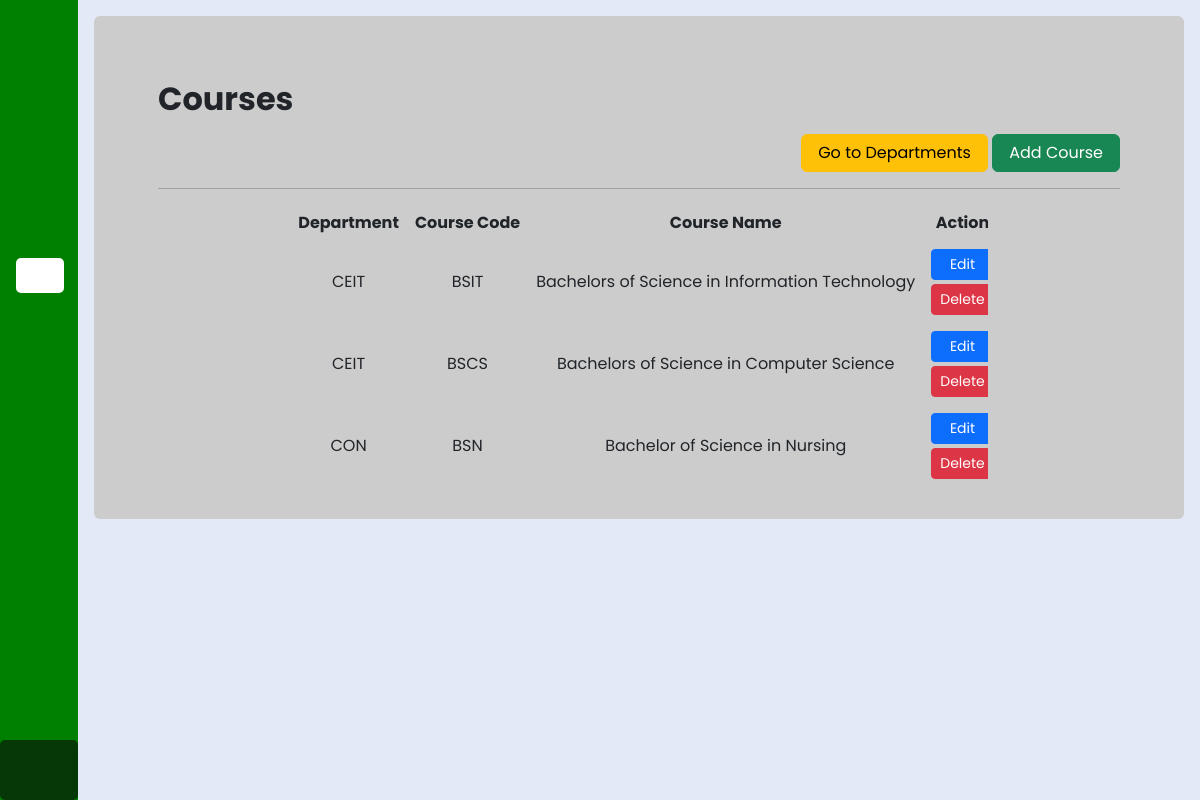
Page /admin/course.php (signed in) on the committed database.
### tables this page shows
CREATE TABLE `courses` (
  `course_id` int(11) NOT NULL,
  `department_id` int(11) NOT NULL,
  `course_code` varchar(10) NOT NULL,
  `course_name` varchar(100) NOT NULL
);

CREATE TABLE `departments` (
  `dept_id` int(11) NOT NULL,
  `dept_code` varchar(10) DEFAULT NULL,
  `dept_name` varchar(100) NOT NULL
);

### admin/course.php (the view, shortened to what this page needs)
<?php
include '../connectDB.php';
    $itemsPerPage = 5;
    $request = "SELECT courses.*, departments.dept_code
            FROM courses
            INNER JOIN departments ON courses.department_id = departments.dept_id
            ORDER BY courses.department_id";
    $current_page = isset($_GET['page']) ? $_GET['page'] : 1;
    $start_item = ($current_page - 1) * $itemsPerPage;
    $request .= " LIMIT $start_item, $itemsPerPage";
    $resultx = $conn->query($request);
?>
<!DOCTYPE html>
<html lang="en">
<head>
    <link rel="stylesheet" href="../bootstrap/bs.css">
    <link rel="stylesheet" href="../assets/sidebar.css">
    <link href="https://cdn.jsdelivr.net/gh/hung1001/font-awesome-pro@4cac1a6/css/all.css" rel="stylesheet" />
</head>
<body>
    <main class="d-flex">
        <?php
            include "components/sidebar.php";
        ?>
        <div class="home-section">
            <div class="col m-auto">
                <div class="card m-3" style="background: #ccc; border: none;">
                    <div class="card-body overflow-auto" style="max-height: 90vh;">
                        <div class="mt-5 mx-5">
                            <h2 class="fw-bolder mb-3">Courses </h2>
                            <div class="text-end">
                                <a href="department.php" class="btn btn-warning px-3">Go to Departments</a>
                                <button type="button" class="btn btn-success px-3" data-bs-toggle="modal"
                                    data-bs-target="#addCourseModal">Add Course</button>
                            </div>
                            <hr>
                        </div>
                        <div class="row mx-5">
                            <div class="col-lg-9 mx-auto">
                                <div class="table-responsive">
                                    <table class="table">
                                        <?php
                                            if ($resultx->num_rows > 0) { ?>
                                        <thead class="text-nowrap">
                                            <tr class="h6 text-center">
                                                <th>Department</th>
                                                <th>Course Code</th>
                                                <th>Course Name</th>
                                                <th>Action</th>
                                            </tr>
                                        </thead>
                                        <?php
                                                while ($row = $resultx->fetch_assoc()) {
                                                    $course_id = $row['course_id'];
                                                    ?>
                                        <tbody class="text-nowrap">
                                            <tr class="text-center align-middle">
                                                <td><?php echo $row['dept_code']; ?></td>
                                                <td><?php echo $row['course_code']; ?></td>
                                                <td><?php echo $row['course_name']; ?></td>
                                                <td class="d-flex justify-content-center">
                                                    <div class="d-flex flex-column w-100">
                                                        <a href="#editCourseModal_<?php echo $course_id; ?>"
                                                            class="btn btn-primary btn-sm"
                                                            data-bs-toggle="modal">Edit</a>
                                                        <a href="actions/delcourse-act.php?course_id=<?php echo $course_id; ?>"
                                                            class="btn btn-danger btn-sm mt-1"
                                                            onclick="return confirmDelete();">Delete</a>
                                                    </div>
                                                </td>
                                                <?php
                                                    }
                                                } else {
                                                    echo '<div class="col-12 text-center mt-3">No data available.</div>';
                                                }
                                                ?>
                                            </tr>
                                        </tbody>
                                    </table>
                                </div>
                            </div>
                        </div>
                    </div>
                </div>
            </div>
        </div>
    </main>
</body>
</html>

### assets/sidebar.css (style rules this page uses)
:root { --color-default: #008000; --color-second: #053806; --color-white: #fff; --color-body: #e4e9f7; --color-light: #ffc200; }
* { padding: 0%; margin: 0%; box-sizing: border-box; font-family: "Poppins", sans-serif; }
body { min-height: 100vh; }
.home-section { position: relative; background-color: var(--color-body); min-height: 100vh; top: 0; left: 78px; width: calc(100% - 78px); transition: all 0.5s ease; z-index: 2; }

### admin/course.php (style rules this page uses)
table th, table td { background: none !important; border: none !important; }

### rows in the picture
courses: department.dept_code "CEIT", course_code "BSIT", course_name "Bachelors of Science in Information Technology"
courses: department.dept_code "CEIT", course_code "BSCS", course_name "Bachelors of Science in Computer Science"
courses: department.dept_code "CON", course_code "BSN", course_name "Bachelor of Science in Nursing"
